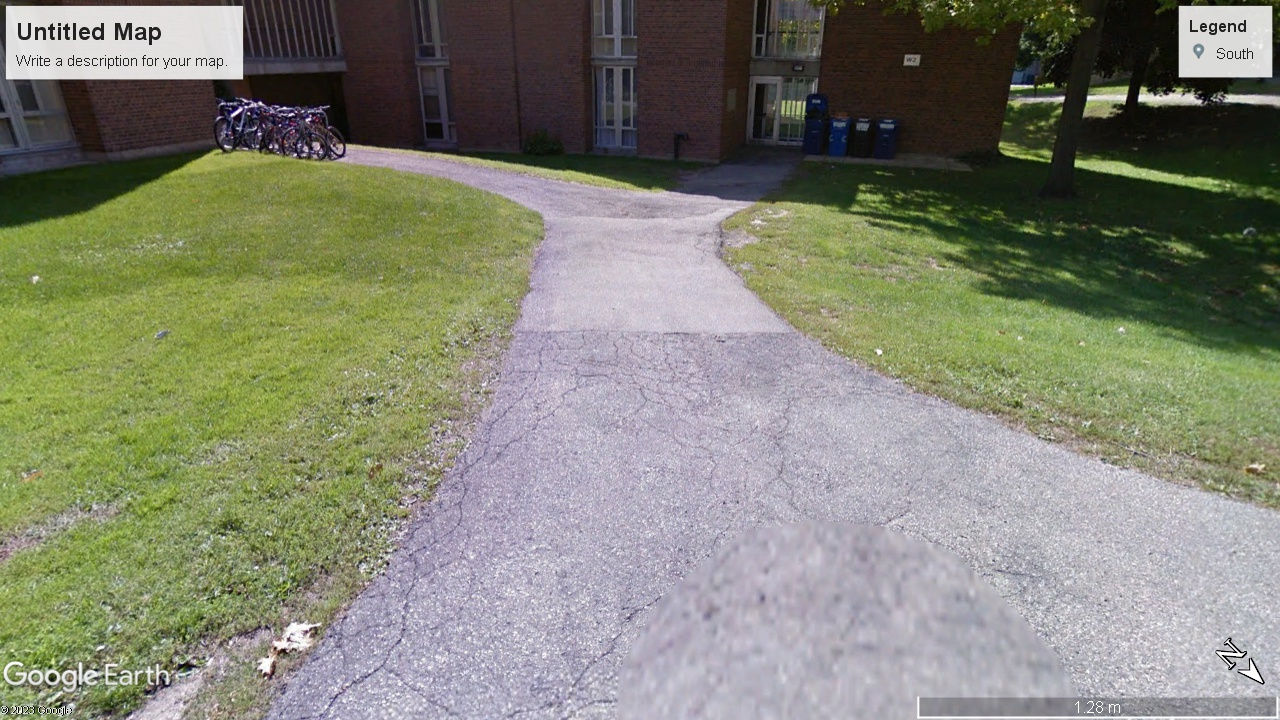
#> input picture Sidewalks/P2.jpg, 1280 x 720 px, found by its file name
$ python Loss.py
#> lines starting #> are read from the running program, lines starting #| are printed output that depends on the picture; long printed decimals are rounded
### feature_extraction.py
import cv2 as cv
import os


IMG_WIDTH = 64
IMG_HEIGHT = 32

def edge_detection(frame, width, height):
    frame = cv.resize(frame, (width, height))
    gray = cv.cvtColor(frame, cv.COLOR_BGR2GRAY)
    blurred = cv.medianBlur(gray,11)
    edges = cv.Canny(blurred, 300, 200)
    return edges

def hue_detection(frame, width, height):
    frame = cv.resize(frame, (width, height))
    hsl_img = cv.cvtColor(frame, cv.COLOR_BGR2HLS)
    for pos1 in range(len(hsl_img)):
        for pos2 in range(len(hsl_img[0])):
            hsl_img[pos1][pos2][1] = 100
            hsl_img[pos1][pos2][2] = 50
    blurred = cv.medianBlur(hsl_img,11)
    edges = cv.Canny(blurred, 40, 100)
    return edges


# [8 lines of commented-out code are left out]

### archive/Loss.py
import cv2 as cv
import os
import numpy
import math
from feature_extraction import *


IMG_WIDTH = 1280
IMG_HEIGHT = 780


# [14 lines of commented-out code are left out]

class eqn:
    def __init__(self, y):
        self.y = y

    def eval(self, x):
        return (self.y[0] ** x) + (self.y[1] * x) + self.y[2]

def flatten(x):
    final = []
    for pos1 in range(len(x)):
        for pos2 in range(len(x[0])):
            final.append(x[pos1][pos2])
    return final

def expand(x):
    ls1 = []
    for pos1 in range(0, IMG_HEIGHT):
        row = []
        for pos2 in range(0, IMG_WIDTH):
            row.append(x[(pos1 * IMG_WIDTH) + pos2])
        ls1.append(row)
    return numpy.array(ls1)

img = cv.imread(os.getcwd() + "\\Sidewalks\\" + "P2.jpg")
#> img is the input picture: shape (720, 1280, 3); mean B, G, R 115.2, 131.6, 129.9
cv.imshow('HLS Image', hue_detection(img, IMG_WIDTH, IMG_HEIGHT))
#> in hue_detection, `frame = cv.resize(frame, (width, height))`:
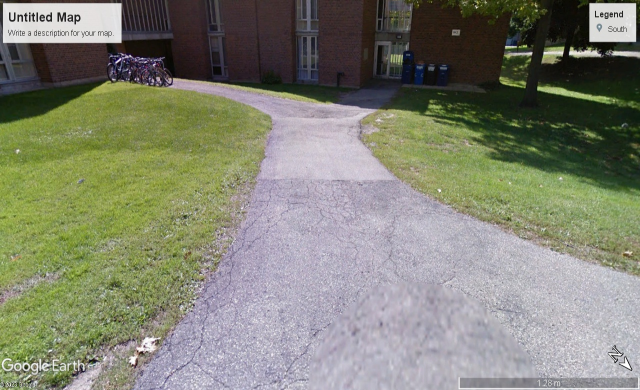
#> frame: shape (780, 1280, 3) (shown at 1/2 size); mean of channels 0, 1, 2 115.2, 131.5, 129.8; drawn as B, G, R
#> in hue_detection, `hsl_img = cv.cvtColor(frame, cv.COLOR_BGR2HLS)`: hsl_img: shape (780, 1280, 3); mean of channels 0, 1, 2 79.2, 124.2, 49.3
#> after the loop in hue_detection, `for pos1 in range(len(hsl_img)):`: hsl_img: shape (780, 1280, 3); mean of channels 0, 1, 2 79.2, 100, 50
#> in hue_detection, `blurred = cv.medianBlur(hsl_img,11)`: blurred: shape (780, 1280, 3); mean of channels 0, 1, 2 79, 100, 50
#> in hue_detection, `edges = cv.Canny(blurred, 40, 100)`:
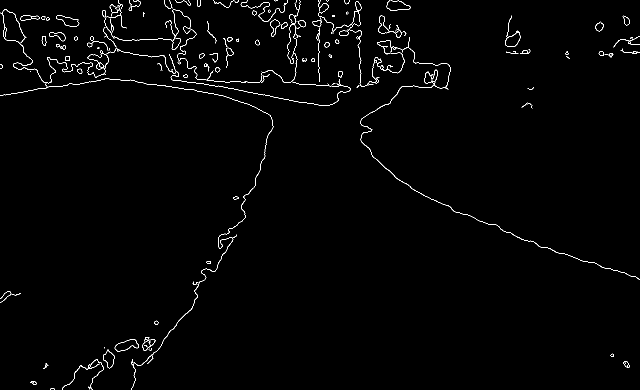
#> edges: shape (780, 1280) (shown at 1/2 size); 1.2% white in thin lines or dots
k = cv.waitKey(0)
#> (key Esc is pressed here)
feat1 = flatten(edge_detection(img, IMG_WIDTH, IMG_HEIGHT))
#> in edge_detection, `gray = cv.cvtColor(frame, cv.COLOR_BGR2GRAY)`:
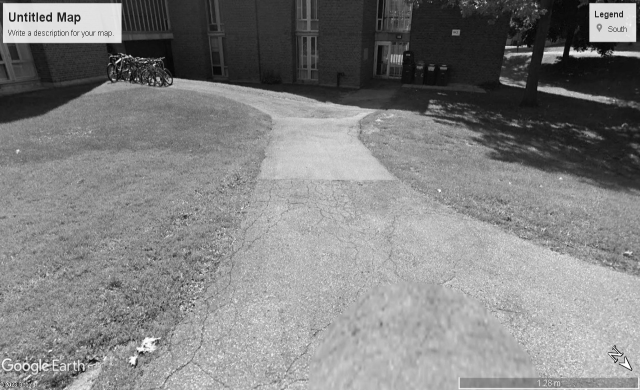
#> gray: shape (780, 1280) (shown at 1/2 size); min 0, max 255, mean 129.2
#> in edge_detection, `blurred = cv.medianBlur(gray,11)`:
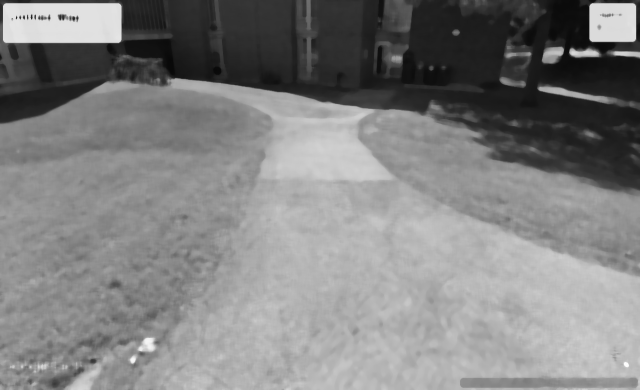
#> blurred: shape (780, 1280) (shown at 1/2 size); min 8, max 254, mean 129
#> in edge_detection, `edges = cv.Canny(blurred, 300, 200)`:
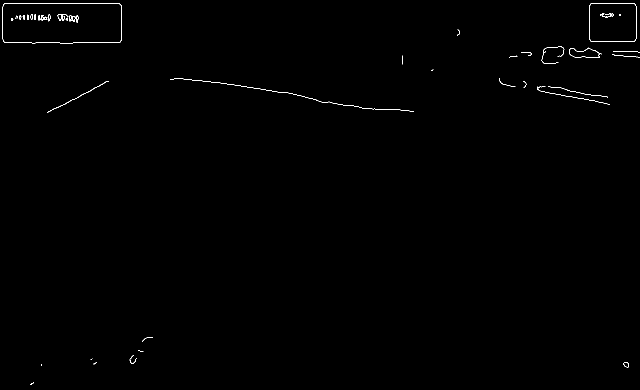
#> edges: shape (780, 1280) (shown at 1/2 size); 0.32% white in thin lines or dots
#> in flatten, `final = []`: final = []
#> after the loop in flatten, `for pos1 in range(len(x)):`: final = 998400 items
#> feat1 = 998400 items
feat2 = flatten(hue_detection(img, IMG_WIDTH, IMG_HEIGHT))
#> feat2 = 998400 items
if sum(feat1) < sum(feat2):
    x = feat2
#> x = 998400 items
else:
    x = feat1


def custom_loss(x, y):
    SD = 1
    HEIGHT = 5
    normal = lambda SD, HEIGHT, M, x: (1/(SD*math.sqrt(2*math.pi))) * ((math.e ** ((-1/2) * (((x-M) / SD) ** 2)))) * HEIGHT

    line = eqn(y)
    x = expand(x)
#> after the loop in expand, `for pos1 in range(0, IMG_HEIGHT):`: ls1 = 780 items

    temp = []
    for x_pos in range(0, IMG_WIDTH):
        y_line_pos = line.eval(x_pos)
        col = []
        for y_pos in range(0, IMG_HEIGHT):
            col.append(normal(SD, HEIGHT, y_line_pos, y_pos))
        temp.append(col)

    weights = []
    for x_pos in range(len(temp[0])):
        row = []
        for y_pos in range(len(temp)):
            row.append(temp[y_pos][x_pos])
        weights.append(row)
    cv.imshow('HLS Image', numpy.array(weights))
    k = cv.waitKey(0)

    loss = 0
    big = 0
    for pos1 in range(len(weights)):
        for pos2 in range(len(weights[0])):
            loss += weights[pos1][pos2] * x[pos1][pos2] / 255
            big += weights[pos1][pos2]
    return (big - loss) / big

def optimized_custom_loss(x, y):

    SD = 1
    HEIGHT = 5
    normal = lambda SD, HEIGHT, M, x: (1/(SD*math.sqrt(2*math.pi))) * ((math.e ** ((-1/2) * (((x-M) / SD) ** 2)))) * HEIGHT

    line = eqn(y)

    big = 0
    loss = 0
    for x_pos in range(0, IMG_WIDTH):
        y_line_pos = line.eval(x_pos)
        for y_pos in range(0, IMG_HEIGHT):
            val = normal(SD, HEIGHT, y_line_pos, y_pos)
            pos = int((IMG_WIDTH * y_pos) + x_pos)
            loss += x[pos] * val / 255
            big += val
    return (big - loss) / big


y = [1, -32, 119]
print(custom_loss(x, y))
#> (key Esc is pressed here)
#> after the loop in custom_loss, `for pos1 in range(len(weights)):`: big = 20; loss = 0.0222
#| 0.9989
print(optimized_custom_loss(x, y))
#> after the loop in optimized_custom_loss, `for x_pos in range(0, IMG_WIDTH):`: big = 20; loss = 0.0222
#| 0.9989

$ run again, with Sidewalks/P10.jpg copied over Sidewalks/P2.jpg
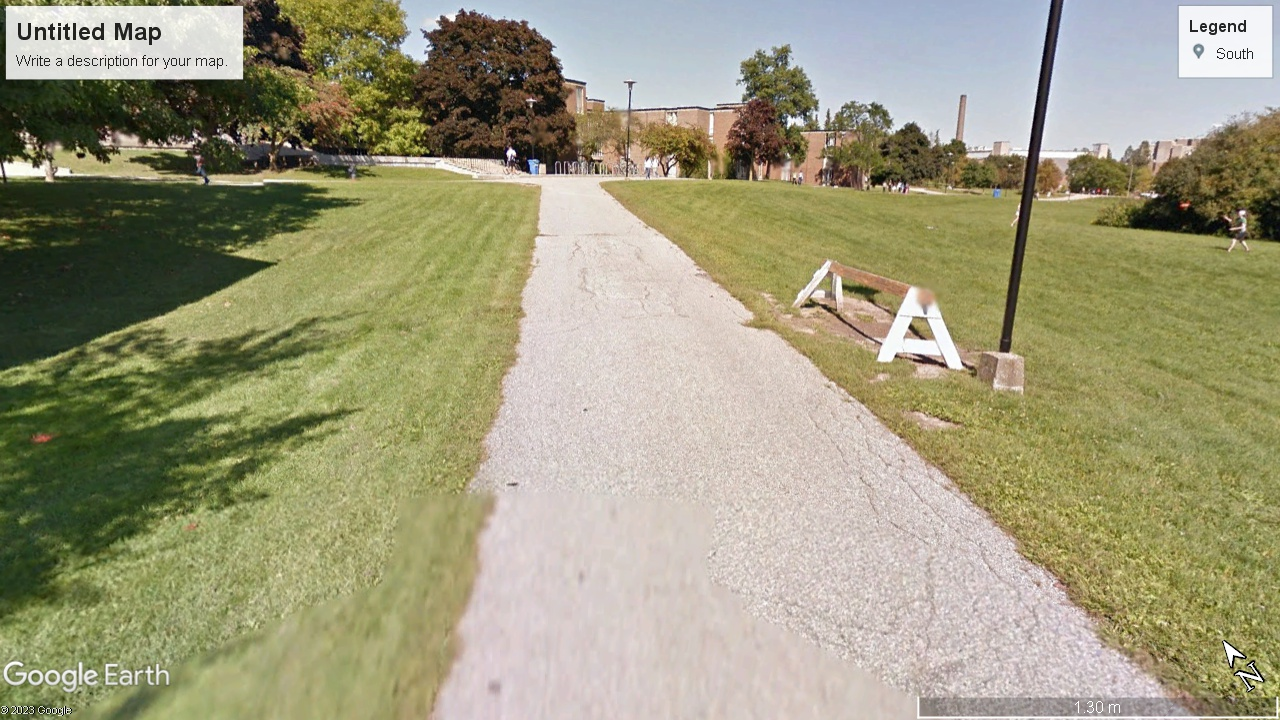
#> input picture Sidewalks/P10.jpg, 1280 x 720 px, found by its file name
#> img is the input picture: shape (720, 1280, 3); mean B, G, R 124.2, 153.9, 157.2
#> in edge_detection, `blurred = cv.medianBlur(gray,11)`:
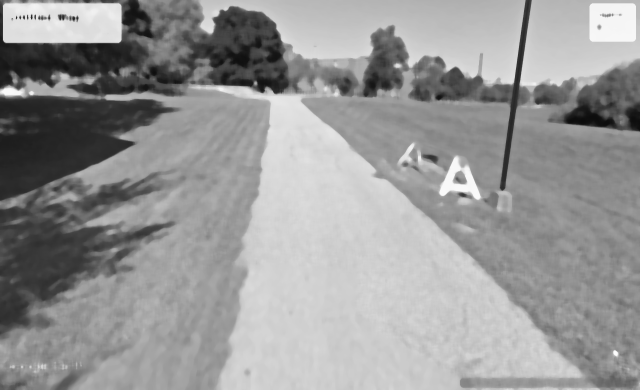
#> blurred: shape (780, 1280) (shown at 1/2 size); min 12, max 253, mean 151.5
#> in edge_detection, `edges = cv.Canny(blurred, 300, 200)`:
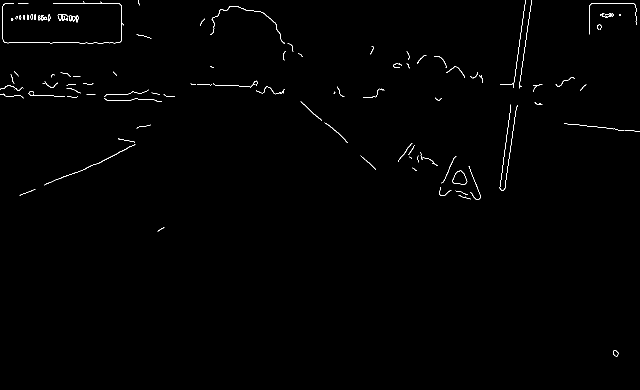
#> edges: shape (780, 1280) (shown at 1/2 size); 0.55% white in thin lines or dots
#> in flatten, `final = []`: final = []
#> after the loop in flatten, `for pos1 in range(len(x)):`: final = 998400 items
#> after the loop in expand, `for pos1 in range(0, IMG_HEIGHT):`: ls1 = 780 items
#> after the loop in custom_loss, `for pos1 in range(len(weights)):`: big = 20; loss = 0
#| 1.0
#> after the loop in optimized_custom_loss, `for x_pos in range(0, IMG_WIDTH):`: big = 20; loss = 0
#| 1.0

$ run again, with Sidewalks/P1.jpg copied over Sidewalks/P2.jpg
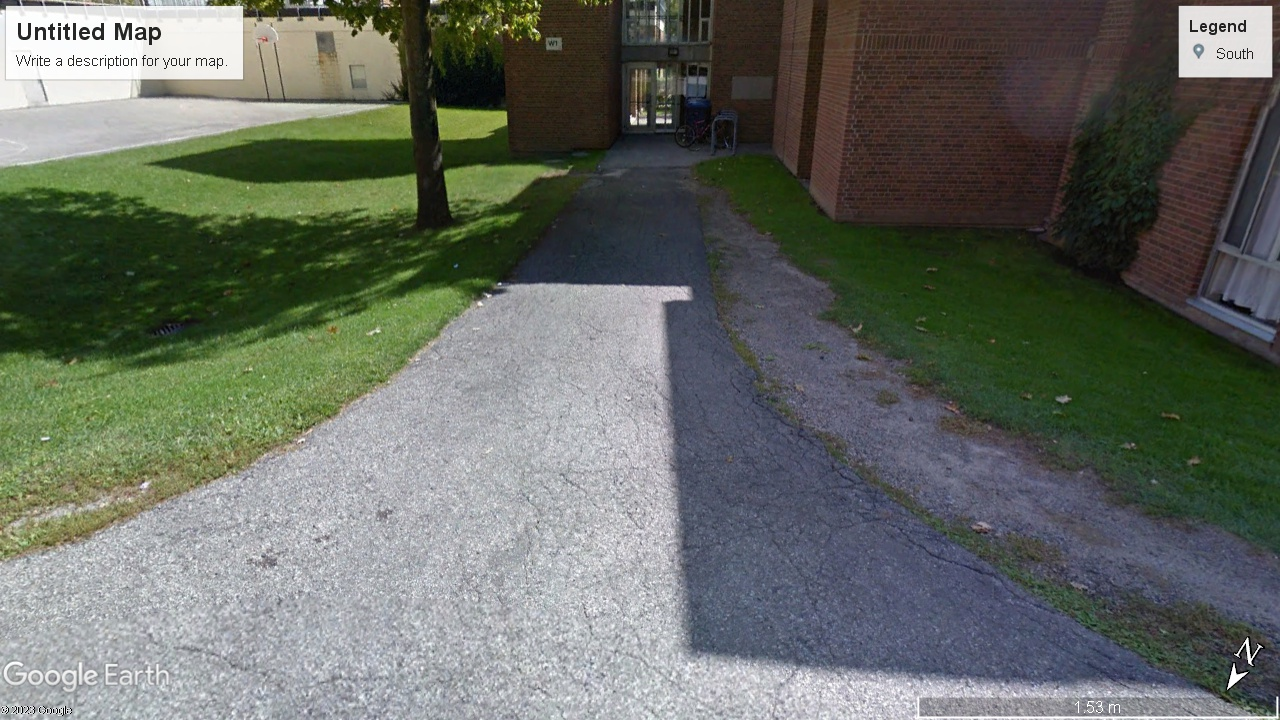
#> input picture Sidewalks/P1.jpg, 1280 x 720 px, found by its file name
#> img is the input picture: shape (720, 1280, 3); mean B, G, R 98.4, 106.6, 101.6
#> in edge_detection, `gray = cv.cvtColor(frame, cv.COLOR_BGR2GRAY)`:
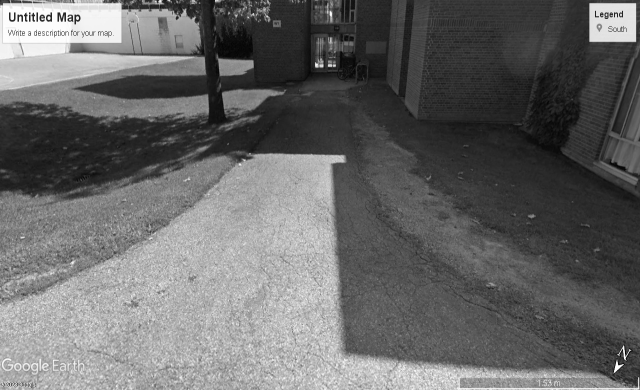
#> gray: shape (780, 1280) (shown at 1/2 size); min 0, max 255, mean 104.1
#> in edge_detection, `edges = cv.Canny(blurred, 300, 200)`:
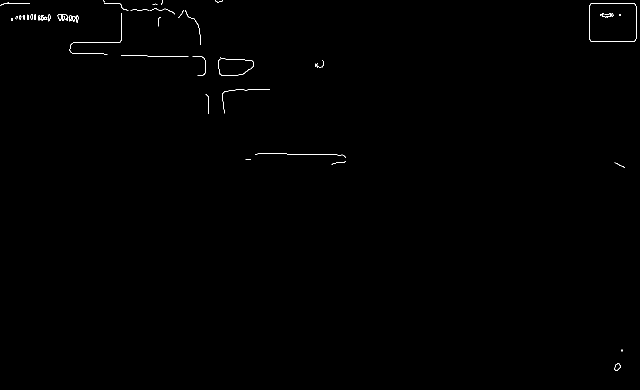
#> edges: shape (780, 1280) (shown at 1/2 size); 0.25% white in thin lines or dots
#> in flatten, `final = []`: final = []
#> after the loop in flatten, `for pos1 in range(len(x)):`: final = 998400 items
#> after the loop in expand, `for pos1 in range(0, IMG_HEIGHT):`: ls1 = 780 items
#> after the loop in custom_loss, `for pos1 in range(len(weights)):`: big = 20; loss = 0.0222
#| 0.9989
#> after the loop in optimized_custom_loss, `for x_pos in range(0, IMG_WIDTH):`: big = 20; loss = 0.0222
#| 0.9989
